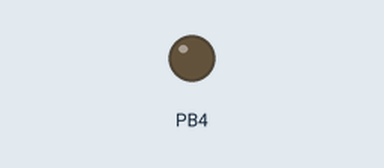
A sketch run on a simulated ATtiny85, built with avr-gcc and run on an emulated ATtiny85. Parts: output pins drawn as LEDs (lit = HIGH).

Above: at 5.0 s.
At 39.64 s:
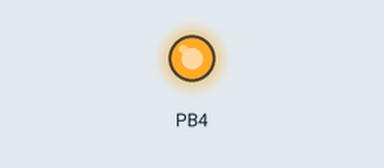
Timing chart, 0 to 40.0 s (numbered marks = the images above):
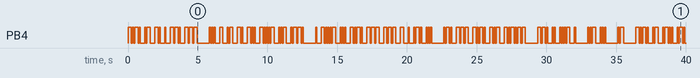

The sketch:

textToMorse2.ino
```cpp
// (licence header left out)
#define ledPin A2                                     // assign name to pin

char readChar;

char *letters[] = {                                   // letters a-z in morse code
  ".-", "-...", "-.-.", "-..", ".", "..-.", "--.",
  "....", "..", ".---", "-.-", ".-..", "--", "-.",
  "---", ".--.", "--.-", ".-.", "...", "-", "..-",
  "...-", ".--", "-..-", "-.--", "--.." };

char *numbers[] = {                                   // numbers 0-9 in morse code
  "-----", ".----", "..---", "...--", "....-",
  ".....", "-....", "--...", "---..", "----." };

char *symbols[] = {                                   // symbols !-/ in morse code
  "-.-.--", ".-..-.", " ", "...-..-", " ", ".-...", ".----.",
  "-.--.", "-.--.-", " ", ".-.-.", "--..--", "-...-", ".-.-.-"};

char textToMorseCode[] = "Canego stand-up e-scooters ROCK! "
                          "Give us a call at 0033 670 130 931 for your next adventure. "
                          "Please do not hit me, I am fragile. Thank you and drive safe!";

unsigned int dotMillis = 80;                          // 80 = 15 words per minute, 100 = 12wpm


void setup() {
  pinMode( ledPin, OUTPUT);
}


void loop() {
  for( int i = 0; i < sizeof( textToMorseCode) - 1; i++){
    readChar = toLowerCase( textToMorseCode[i]);
    if( readChar >= 'a' && readChar <= 'z'){          // check for alphabet
      flashMorseCode( letters[ readChar - 'a']);
    } else if ( readChar >= '0' && readChar <= '9'){  // check for numbers
      flashMorseCode( numbers[ readChar - '0']);
    } else if ( readChar >= '!' && readChar <= '.'){  // check for symbols
      flashMorseCode( symbols[ readChar - '!']);
    } else if ( readChar == ' ') {                    // check for space
      delay( dotMillis * 7);                          // pause between words
    }
  }
  delay( 4000);                                       // delay before restarting the text
}


void flashMorseCode( char *morseCode) {               // read the morse elements for the character
  unsigned int i = 0;
  while( morseCode[i] != NULL){                       // as long as there are morse elements
    flashMorseElement( morseCode[i]);
    i++;
  }
  delay( dotMillis * 3);                              // pause between two letters
}

void flashMorseElement( char morseElement){
  digitalWrite( ledPin, HIGH);                        // turn LED on
  if ( morseElement == '.') delay( dotMillis);        // timing for a dot
  else delay( dotMillis * 3);                         // timing for a dash
  digitalWrite( ledPin, LOW);                         // turn LED off
  delay( dotMillis);                                  // pause between morse elements
}
```
